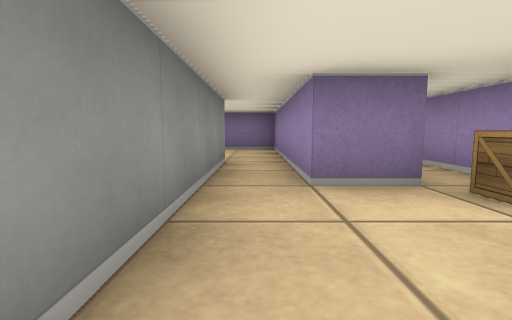
View 1 (above)

23 first-person views from a walk through a cub3D level. The camera is about half as high as the walls, tilts 6° down and sees 85° across. The floor is counted in squares. Each view is taken from the middle of a square. On the plan, view 1 faces up. The plan holds only what a view shows up to about 9 squares ahead; the rest is blank.

View 2
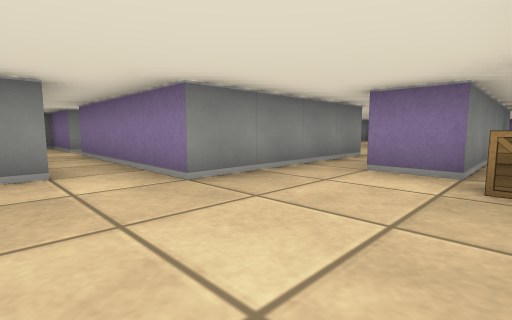

View 3
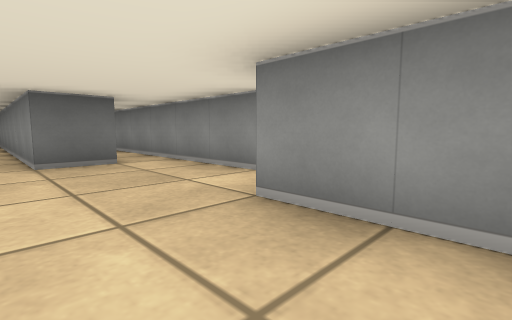

View 4
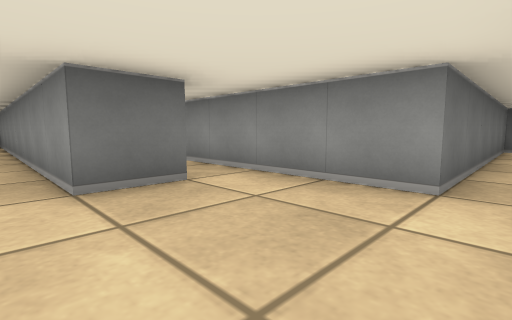

View 5
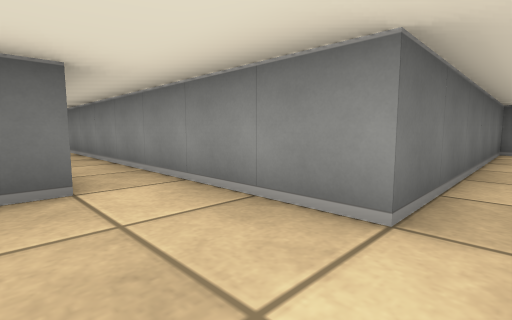

View 6
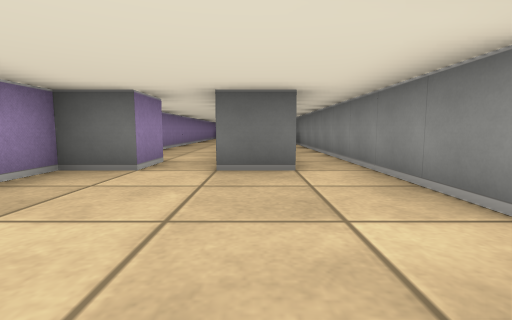

View 7
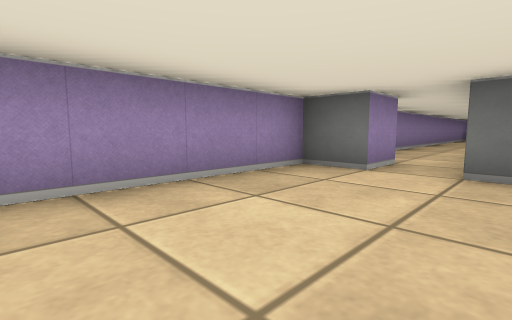

View 8
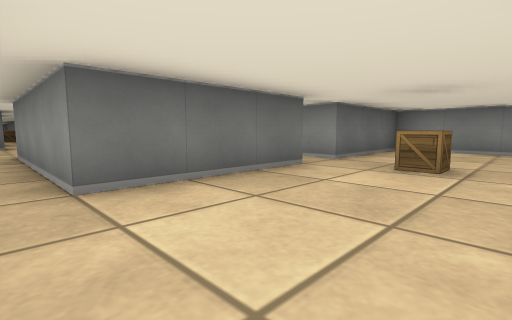

View 9
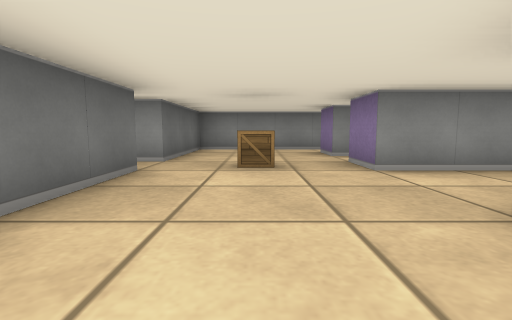

View 10
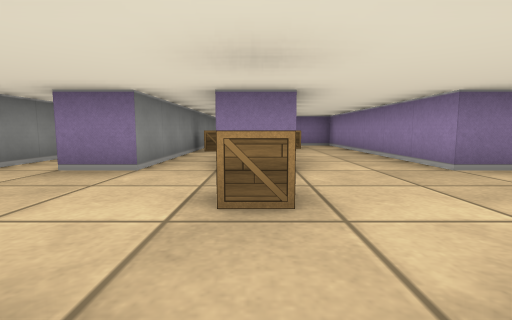

View 11
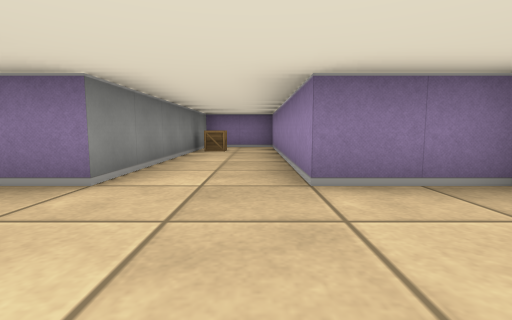

View 12
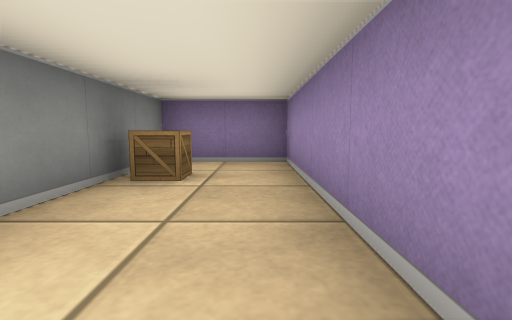

View 13
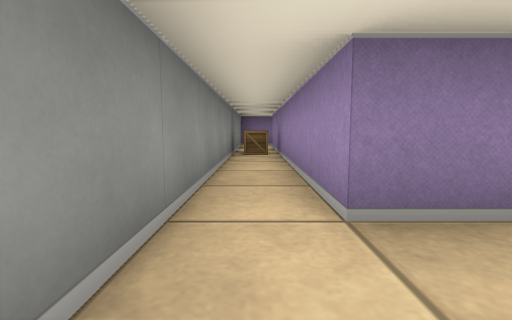

View 14
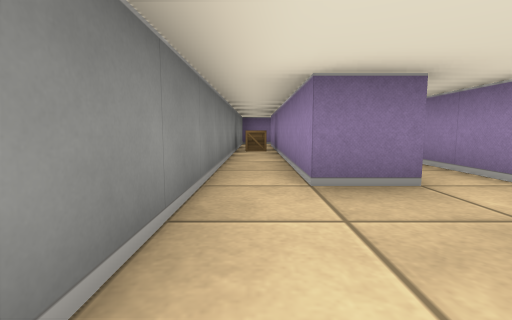

View 15
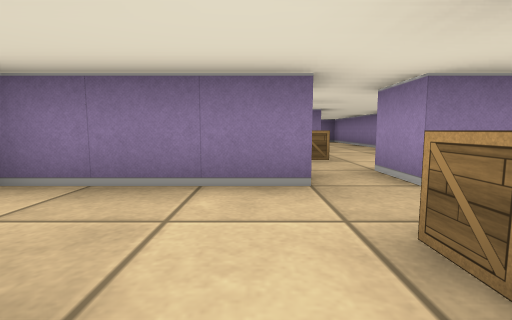

View 16
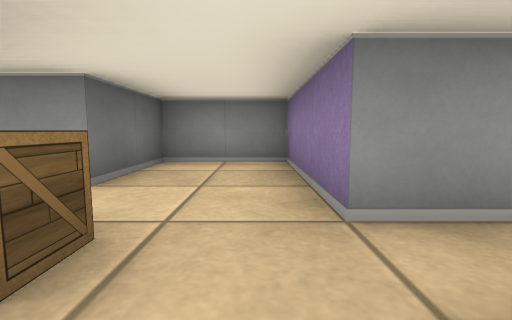

View 17
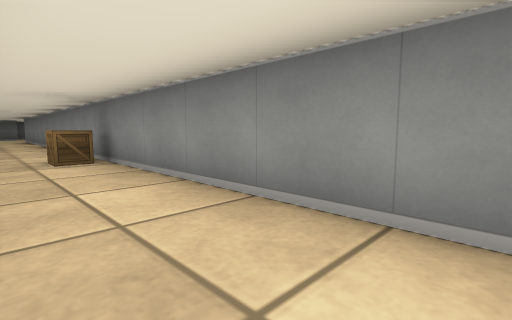

View 18
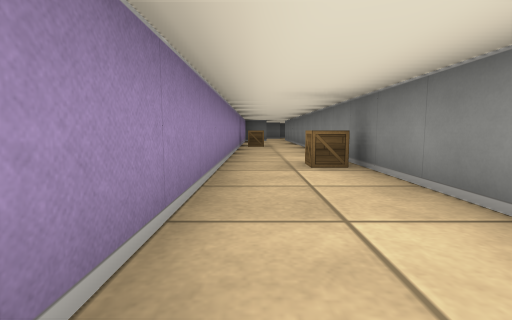

View 19
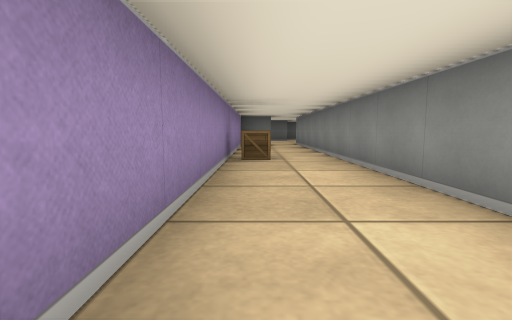

View 20
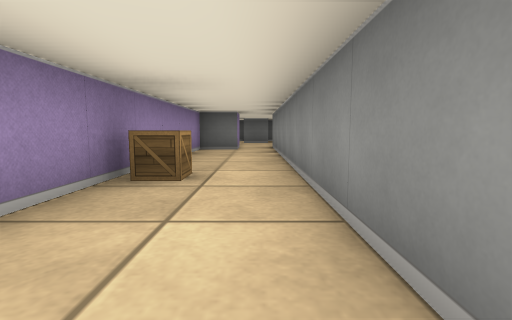

View 21
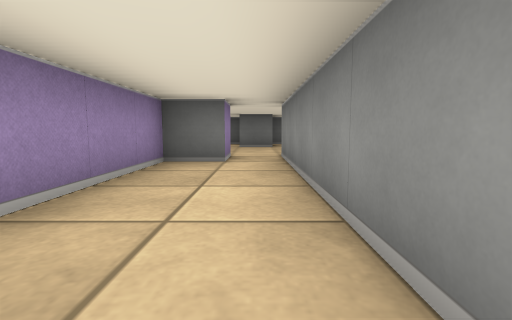

View 22
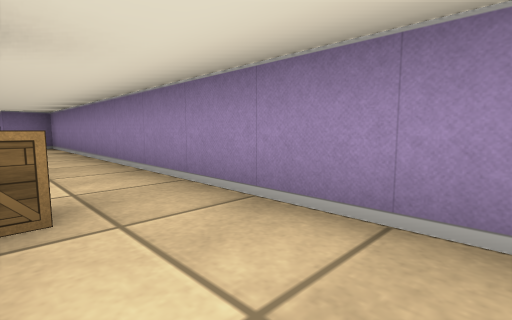

View 23
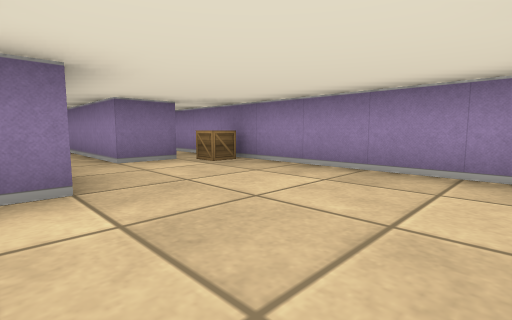

### Floor plan
Ten units are one square. View 1 is at (0, 0); x grows to the right and y downward. Boxes are objects, and circles mark ways between rooms. Rooms are numbered by the first view taken in them; rooms with no view inside come last. Other rooms are left out.
<svg viewBox="-80 -145 110 365">
<path fill="none" stroke="#000" d="M-6 25 5 25 5 35M15 35 15 25 25 25 25 -44M15 -25 5 -25 5 -45M-55 -15 -55 -5 -75 -5 -75 5 -15 5 -15 80M-5 -45 -5 -5 -45 -5M-35 -35 -35 -45 -5 -45M5 -45 5 -75 -15 -75 -15 -135 -35 -135 -35 -75 -45 -75 -45 -92M-55 -131 -55 -75 -65 -75 -65 -138M-75 -140 -75 -45 -45 -45 -45 -35M-45 -35 -75 -35 -75 -15 -55 -15M-26 -35 -35 -35M5 35 5 215M15 215 15 205 25 205 25 35 15 35"/>
<rect x="15" y="-25" width="10" height="10" fill="#bbb"><title>crate</title></rect>
<rect x="-75" y="-125" width="10" height="10" fill="#bbb"><title>crate</title></rect>
<rect x="-55" y="-115" width="10" height="10" fill="#bbb"><title>crate</title></rect>
<rect x="-45" y="-65" width="10" height="10" fill="#bbb"><title>crate</title></rect>
<rect x="-35" y="-125" width="10" height="10" fill="#bbb"><title>crate</title></rect>
<rect x="-45" y="-25" width="10" height="10" fill="#bbb"><title>crate</title></rect>
<rect x="5" y="105" width="10" height="10" fill="#bbb"><title>crate</title></rect>
<rect x="15" y="155" width="10" height="10" fill="#bbb"><title>crate</title></rect>
<circle cx="0" cy="-35" r="3" fill="#2a7"/>
<circle cx="-50" cy="-10" r="3" fill="#2a7"/>
<circle cx="10" cy="40" r="3" fill="#2a7"/>
<circle cx="-40" cy="-40" r="3" fill="#2a7"/>
<text x="-10" y="30">1</text>
<text x="-30" y="-80">2</text>
<text x="-50" y="-30">3</text>
<text x="10" y="120">4</text>
</svg>
Room 1 opens to room 2. Room 1 opens to room 3. Room 1 opens to room 4. Room 2 opens to room 3.

Where each view was taken, in squares from view 1:
view 1: 0 up, 0 right, facing up
view 2: 1 down, 2 right, facing up-left
view 3: 2 up, 1 right, facing down-left
view 4: 0 up, 1 right, facing down-left
view 5: 0 up, 0 right, facing down-left
view 6: 1 up, 0 right, facing down
view 7: 1 up, 0 right, facing down-right
view 8: 7 up, 0 right, facing down-left
view 9: 6 up, 0 right, facing left
view 10: 4 up, 4 left, facing up
view 11: 5 up, 2 left, facing up
view 12: 9 up, 2 left, facing up
view 13: 6 up, 7 left, facing up
view 14: 5 up, 7 left, facing up
view 15: 1 up, 5 left, facing up
view 16: 3 up, 3 left, facing left
view 17: 6 down, 2 right, facing down-left
view 18: 7 down, 2 right, facing down
view 19: 11 down, 2 right, facing down
view 20: 13 down, 1 right, facing down
view 21: 16 down, 1 right, facing down
view 22: 13 down, 1 right, facing up-right
view 23: 2 down, 1 left, facing up-right
